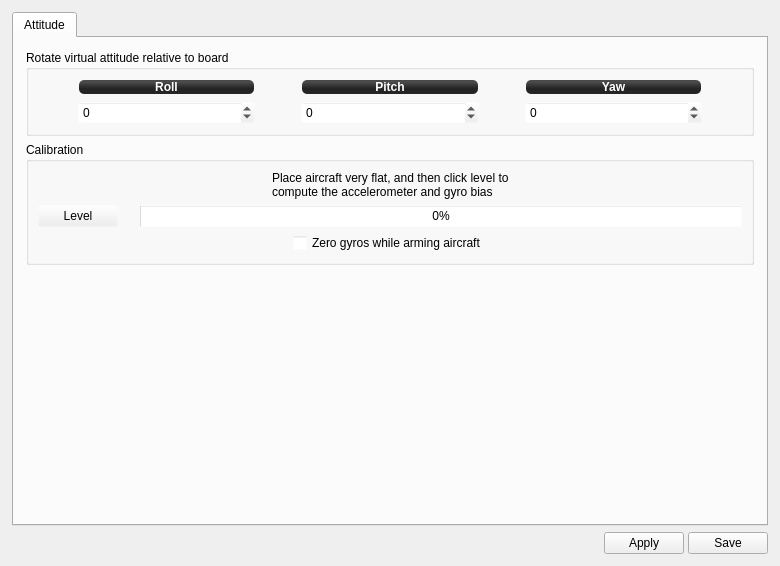
<?xml version="1.0" encoding="UTF-8"?>
<ui version="4.0">
 <class>ccattitude</class>
 <widget class="QWidget" name="ccattitude">
  <property name="geometry">
   <rect>
    <x>0</x>
    <y>0</y>
    <width>780</width>
    <height>566</height>
   </rect>
  </property>
  <property name="windowTitle">
   <string>Form</string>
  </property>
  <layout class="QVBoxLayout" name="verticalLayout_5">
   <property name="margin">
    <number>12</number>
   </property>
   <item>
    <widget class="QTabWidget" name="tabWidget">
     <property name="currentIndex">
      <number>0</number>
     </property>
     <widget class="QWidget" name="Attitude">
      <attribute name="title">
       <string>Attitude</string>
      </attribute>
      <layout class="QVBoxLayout" name="verticalLayout_3">
       <property name="margin">
        <number>0</number>
       </property>
       <item>
        <widget class="QScrollArea" name="scrollArea">
         <property name="palette">
          <palette>
           <active>
            <colorrole role="Base">
             <brush brushstyle="SolidPattern">
              <color alpha="255">
               <red>255</red>
               <green>255</green>
               <blue>255</blue>
              </color>
             </brush>
            </colorrole>
            <colorrole role="Window">
             <brush brushstyle="SolidPattern">
              <color alpha="0">
               <red>232</red>
               <green>232</green>
               <blue>232</blue>
              </color>
             </brush>
            </colorrole>
           </active>
           <inactive>
            <colorrole role="Base">
             <brush brushstyle="SolidPattern">
              <color alpha="255">
               <red>255</red>
               <green>255</green>
               <blue>255</blue>
              </color>
             </brush>
            </colorrole>
            <colorrole role="Window">
             <brush brushstyle="SolidPattern">
              <color alpha="0">
               <red>232</red>
               <green>232</green>
               <blue>232</blue>
              </color>
             </brush>
            </colorrole>
           </inactive>
           <disabled>
            <colorrole role="Base">
             <brush brushstyle="SolidPattern">
              <color alpha="0">
               <red>232</red>
               <green>232</green>
               <blue>232</blue>
              </color>
             </brush>
            </colorrole>
            <colorrole role="Window">
             <brush brushstyle="SolidPattern">
              <color alpha="0">
               <red>232</red>
               <green>232</green>
               <blue>232</blue>
              </color>
             </brush>
            </colorrole>
           </disabled>
          </palette>
         </property>
         <property name="frameShape">
          <enum>QFrame::NoFrame</enum>
         </property>
         <property name="frameShadow">
          <enum>QFrame::Plain</enum>
         </property>
         <property name="widgetResizable">
          <bool>true</bool>
         </property>
         <widget class="QWidget" name="scrollAreaWidgetContents">
          <property name="geometry">
           <rect>
            <x>0</x>
            <y>0</y>
            <width>750</width>
            <height>466</height>
           </rect>
          </property>
          <layout class="QVBoxLayout" name="verticalLayout">
           <property name="margin">
            <number>12</number>
           </property>
           <item>
            <widget class="QGroupBox" name="groupBox">
             <property name="title">
              <string>Rotate virtual attitude relative to board</string>
             </property>
             <layout class="QGridLayout" name="gridLayout" columnstretch="0,1,0,1,0,1,0">
              <item row="0" column="1">
               <widget class="QLabel" name="label_2">
                <property name="styleSheet">
                 <string notr="true">background-color: qlineargradient(spread:reflect, x1:0.507, y1:0, x2:0.507, y2:0.772, stop:0.208955 rgba(74, 74, 74, 255), stop:0.78607 rgba(36, 36, 36, 255));
color: rgb(255, 255, 255);
border-radius: 5;
font: bold 12px;
margin:1px;</string>
                </property>
                <property name="text">
                 <string>Roll</string>
                </property>
                <property name="alignment">
                 <set>Qt::AlignCenter</set>
                </property>
               </widget>
              </item>
              <item row="1" column="1">
               <widget class="QSpinBox" name="rollBias">
                <property name="minimum">
                 <number>-180</number>
                </property>
                <property name="maximum">
                 <number>180</number>
                </property>
               </widget>
              </item>
              <item row="1" column="4">
               <spacer name="horizontalSpacer_9">
                <property name="orientation">
                 <enum>Qt::Horizontal</enum>
                </property>
                <property name="sizeHint" stdset="0">
                 <size>
                  <width>40</width>
                  <height>20</height>
                 </size>
                </property>
               </spacer>
              </item>
              <item row="1" column="5">
               <widget class="QSpinBox" name="yawBias">
                <property name="minimum">
                 <number>-180</number>
                </property>
                <property name="maximum">
                 <number>180</number>
                </property>
               </widget>
              </item>
              <item row="0" column="5">
               <widget class="QLabel" name="label_4">
                <property name="styleSheet">
                 <string notr="true">background-color: qlineargradient(spread:reflect, x1:0.507, y1:0, x2:0.507, y2:0.772, stop:0.208955 rgba(74, 74, 74, 255), stop:0.78607 rgba(36, 36, 36, 255));
color: rgb(255, 255, 255);
border-radius: 5;
font: bold 12px;
margin:1px;</string>
                </property>
                <property name="text">
                 <string>Yaw</string>
                </property>
                <property name="alignment">
                 <set>Qt::AlignCenter</set>
                </property>
               </widget>
              </item>
              <item row="1" column="2">
               <spacer name="horizontalSpacer_8">
                <property name="orientation">
                 <enum>Qt::Horizontal</enum>
                </property>
                <property name="sizeHint" stdset="0">
                 <size>
                  <width>40</width>
                  <height>20</height>
                 </size>
                </property>
               </spacer>
              </item>
              <item row="0" column="3">
               <widget class="QLabel" name="label_3">
                <property name="styleSheet">
                 <string notr="true">background-color: qlineargradient(spread:reflect, x1:0.507, y1:0, x2:0.507, y2:0.772, stop:0.208955 rgba(74, 74, 74, 255), stop:0.78607 rgba(36, 36, 36, 255));
color: rgb(255, 255, 255);
border-radius: 5;
font: bold 12px;
margin:1px;</string>
                </property>
                <property name="text">
                 <string>Pitch</string>
                </property>
                <property name="alignment">
                 <set>Qt::AlignCenter</set>
                </property>
               </widget>
              </item>
              <item row="1" column="3">
               <widget class="QSpinBox" name="pitchBias">
                <property name="minimum">
                 <number>-90</number>
                </property>
                <property name="maximum">
                 <number>90</number>
                </property>
               </widget>
              </item>
              <item row="1" column="0">
               <spacer name="horizontalSpacer_7">
                <property name="orientation">
                 <enum>Qt::Horizontal</enum>
                </property>
                <property name="sizeHint" stdset="0">
                 <size>
                  <width>40</width>
                  <height>20</height>
                 </size>
                </property>
               </spacer>
              </item>
              <item row="1" column="6">
               <spacer name="horizontalSpacer_10">
                <property name="orientation">
                 <enum>Qt::Horizontal</enum>
                </property>
                <property name="sizeHint" stdset="0">
                 <size>
                  <width>40</width>
                  <height>20</height>
                 </size>
                </property>
               </spacer>
              </item>
             </layout>
            </widget>
           </item>
           <item>
            <widget class="QGroupBox" name="groupBox_2">
             <property name="title">
              <string>Calibration</string>
             </property>
             <layout class="QGridLayout" name="gridLayout_2">
              <item row="0" column="0" colspan="3">
               <layout class="QHBoxLayout" name="horizontalLayout_2">
                <item>
                 <spacer name="horizontalSpacer_2">
                  <property name="orientation">
                   <enum>Qt::Horizontal</enum>
                  </property>
                  <property name="sizeHint" stdset="0">
                   <size>
                    <width>40</width>
                    <height>20</height>
                   </size>
                  </property>
                 </spacer>
                </item>
                <item>
                 <widget class="QLabel" name="label">
                  <property name="text">
                   <string>Place aircraft very flat, and then click level to compute the accelerometer and gyro bias</string>
                  </property>
                  <property name="wordWrap">
                   <bool>true</bool>
                  </property>
                 </widget>
                </item>
                <item>
                 <spacer name="horizontalSpacer_3">
                  <property name="orientation">
                   <enum>Qt::Horizontal</enum>
                  </property>
                  <property name="sizeHint" stdset="0">
                   <size>
                    <width>40</width>
                    <height>20</height>
                   </size>
                  </property>
                 </spacer>
                </item>
               </layout>
              </item>
              <item row="1" column="0">
               <widget class="QPushButton" name="zeroBias">
                <property name="maximumSize">
                 <size>
                  <width>500</width>
                  <height>16777215</height>
                 </size>
                </property>
                <property name="toolTip">
                 <string>Launch horizontal calibration.</string>
                </property>
                <property name="text">
                 <string>Level</string>
                </property>
               </widget>
              </item>
              <item row="1" column="1">
               <spacer name="horizontalSpacer_4">
                <property name="orientation">
                 <enum>Qt::Horizontal</enum>
                </property>
                <property name="sizeType">
                 <enum>QSizePolicy::Fixed</enum>
                </property>
                <property name="sizeHint" stdset="0">
                 <size>
                  <width>10</width>
                  <height>20</height>
                 </size>
                </property>
               </spacer>
              </item>
              <item row="1" column="2">
               <widget class="QProgressBar" name="zeroBiasProgress">
                <property name="minimumSize">
                 <size>
                  <width>300</width>
                  <height>0</height>
                 </size>
                </property>
                <property name="value">
                 <number>0</number>
                </property>
               </widget>
              </item>
              <item row="2" column="0" colspan="3">
               <layout class="QHBoxLayout" name="horizontalLayout_3">
                <item>
                 <spacer name="horizontalSpacer_5">
                  <property name="orientation">
                   <enum>Qt::Horizontal</enum>
                  </property>
                  <property name="sizeHint" stdset="0">
                   <size>
                    <width>40</width>
                    <height>20</height>
                   </size>
                  </property>
                 </spacer>
                </item>
                <item>
                 <widget class="QCheckBox" name="zeroGyroBiasOnArming">
                  <property name="toolTip">
                   <string>If enabled, a fast recalibration of gyro zero point will be done
whenever the frame is armed. Do not move the airframe while
arming it in that case!</string>
                  </property>
                  <property name="text">
                   <string>Zero gyros while arming aircraft</string>
                  </property>
                 </widget>
                </item>
                <item>
                 <spacer name="horizontalSpacer_6">
                  <property name="orientation">
                   <enum>Qt::Horizontal</enum>
                  </property>
                  <property name="sizeHint" stdset="0">
                   <size>
                    <width>40</width>
                    <height>20</height>
                   </size>
                  </property>
                 </spacer>
                </item>
               </layout>
              </item>
             </layout>
            </widget>
           </item>
           <item>
            <spacer name="verticalSpacer_2">
             <property name="orientation">
              <enum>Qt::Vertical</enum>
             </property>
             <property name="sizeHint" stdset="0">
              <size>
               <width>20</width>
               <height>10</height>
              </size>
             </property>
            </spacer>
           </item>
          </layout>
         </widget>
        </widget>
       </item>
      </layout>
     </widget>
    </widget>
   </item>
   <item>
    <layout class="QHBoxLayout" name="horizontalLayout">
     <property name="spacing">
      <number>4</number>
     </property>
     <item>
      <spacer name="horizontalSpacer">
       <property name="orientation">
        <enum>Qt::Horizontal</enum>
       </property>
       <property name="sizeHint" stdset="0">
        <size>
         <width>380</width>
         <height>20</height>
        </size>
       </property>
      </spacer>
     </item>
     <item>
      <widget class="QPushButton" name="ccAttitudeHelp">
       <property name="sizePolicy">
        <sizepolicy hsizetype="Fixed" vsizetype="Fixed">
         <horstretch>0</horstretch>
         <verstretch>0</verstretch>
        </sizepolicy>
       </property>
       <property name="maximumSize">
        <size>
         <width>25</width>
         <height>25</height>
        </size>
       </property>
       <property name="toolTip">
        <string>Takes you to the wiki page</string>
       </property>
       <property name="text">
        <string/>
       </property>
       <property name="icon">
        <iconset resource="../coreplugin/core.qrc">
         <normaloff>:/core/images/helpicon.svg</normaloff>:/core/images/helpicon.svg</iconset>
       </property>
       <property name="iconSize">
        <size>
         <width>25</width>
         <height>25</height>
        </size>
       </property>
       <property name="flat">
        <bool>true</bool>
       </property>
      </widget>
     </item>
     <item>
      <widget class="QPushButton" name="applyButton">
       <property name="sizePolicy">
        <sizepolicy hsizetype="Minimum" vsizetype="Maximum">
         <horstretch>0</horstretch>
         <verstretch>0</verstretch>
        </sizepolicy>
       </property>
       <property name="minimumSize">
        <size>
         <width>0</width>
         <height>0</height>
        </size>
       </property>
       <property name="maximumSize">
        <size>
         <width>16777215</width>
         <height>32</height>
        </size>
       </property>
       <property name="text">
        <string>Apply</string>
       </property>
      </widget>
     </item>
     <item>
      <widget class="QPushButton" name="saveButton">
       <property name="sizePolicy">
        <sizepolicy hsizetype="Minimum" vsizetype="Maximum">
         <horstretch>0</horstretch>
         <verstretch>0</verstretch>
        </sizepolicy>
       </property>
       <property name="minimumSize">
        <size>
         <width>0</width>
         <height>0</height>
        </size>
       </property>
       <property name="maximumSize">
        <size>
         <width>16777215</width>
         <height>32</height>
        </size>
       </property>
       <property name="toolTip">
        <string>Click to permanently save the accel bias in the CopterControl Flash.</string>
       </property>
       <property name="text">
        <string>Save</string>
       </property>
       <property name="iconSize">
        <size>
         <width>25</width>
         <height>25</height>
        </size>
       </property>
      </widget>
     </item>
    </layout>
   </item>
  </layout>
 </widget>
 <resources>
  <include location="../coreplugin/core.qrc"/>
 </resources>
 <connections/>
</ui>
